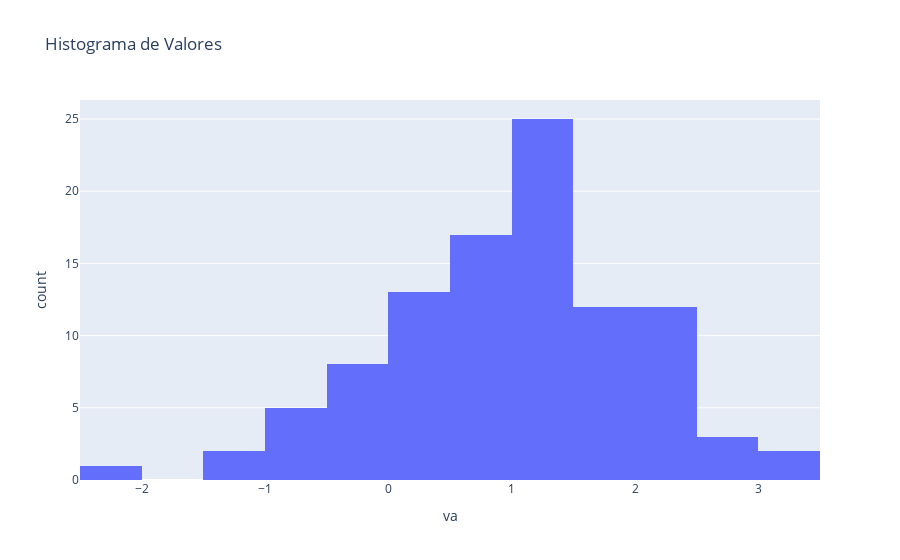

The code cell stored with this chart in its notebook:
### Code cell
import plotly.express as px
fig = px.histogram(df_aleatorio, x='va', title='Histograma de Valores')
fig.show()

### Figure 1 — Plotly figure (JSON) as saved in the notebook; plotly's stock layout.template omitted (floating-point values rounded to 4 significant figures)
{"data": [{"alignmentgroup": "True", "bingroup": "x", "hovertemplate": "va=%{x}<br>count=%{y}<extra></extra>", "legendgroup": "", "marker": {"color": "#636efa", "pattern": {"shape": ""}}, "name": "", "offsetgroup": "", "orientation": "v", "showlegend": false, "type": "histogram", "x": [0.7684, 0.7122, -0.2909, 0.3411, -1.121, 1.603, 0.7045, 1.278, 2.109, 2.17, 2.489, 1.44, 1.337, 1.971, 0.4201, 1.282, 1.411, 0.5478, 1.272, -0.1538, 2.829, 1.353, 1.064, 2.141, 0.6475, 0.6182, 0.1469, 1.128, -0.08161, 1.967, 1.337, 0.6062, -0.5822, -0.1351, 0.5728, 1.584, 2.46, 2.506, 1.675, 1.086, 0.3564, 3.043, 1.843, 2.221, -0.8579, 0.2058, 1.387, 1.073, 1.034, 1.62, 0.3303, 1.204, -0.5406, 1.01, 1.478, 2.301, 0.2823, 0.6551, -0.1528, 1.214, 0.1401, -0.7554, -0.1116, 0.7964, -0.2427, 2.78, 2.413, -1.422, 0.9604, 1.005, 0.7677, 1.334, 1.762, 1.509, 2.346, 0.06111, -0.9784, 0.9012, 0.07171, 1.725, 2.015, 1.109, 0.709, 2.414, 1.438, 1.537, 0.3734, 0.8141, -0.4513, 1.685, 0.4647, 0.9987, -2.09, 0.6193, 1.148, 1.374, 1.143, 3.053, 0.1213, 2.463], "xaxis": "x", "yaxis": "y"}], "layout": {"barmode": "relative", "legend": {"tracegroupgap": 0}, "title": {"text": "Histograma de Valores"}, "xaxis": {"anchor": "y", "domain": [0, 1], "title": {"text": "va"}}, "yaxis": {"anchor": "x", "domain": [0, 1], "title": {"text": "count"}}}}
